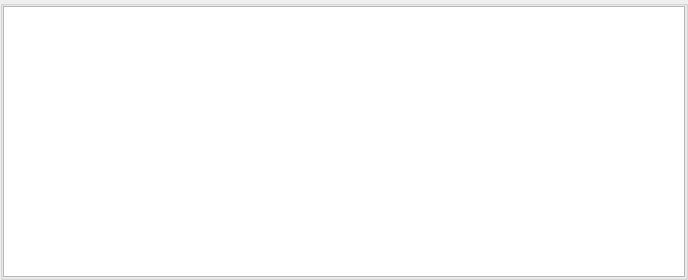
<?xml version="1.0" encoding="UTF-8"?>
<ui version="4.0">
 <class>GroupBox</class>
 <widget class="QGroupBox" name="GroupBox">
  <property name="geometry">
   <rect>
    <x>0</x>
    <y>0</y>
    <width>688</width>
    <height>280</height>
   </rect>
  </property>
  <property name="windowTitle">
   <string>GroupBox</string>
  </property>
  <layout class="QHBoxLayout" name="horizontalLayout">
   <property name="spacing">
    <number>0</number>
   </property>
   <property name="leftMargin">
    <number>0</number>
   </property>
   <property name="topMargin">
    <number>0</number>
   </property>
   <property name="rightMargin">
    <number>0</number>
   </property>
   <property name="bottomMargin">
    <number>0</number>
   </property>
   <item>
    <widget class="CellListView" name="listView">
     <property name="dragDropMode">
      <enum>QAbstractItemView::NoDragDrop</enum>
     </property>
     <property name="selectionMode">
      <enum>QAbstractItemView::ExtendedSelection</enum>
     </property>
     <property name="iconSize">
      <size>
       <width>250</width>
       <height>250</height>
      </size>
     </property>
     <property name="resizeMode">
      <enum>QListView::Adjust</enum>
     </property>
     <property name="viewMode">
      <enum>QListView::IconMode</enum>
     </property>
    </widget>
   </item>
  </layout>
 </widget>
 <customwidgets>
  <customwidget>
   <class>CellListView</class>
   <extends>QListView</extends>
   <header>celllistview.h</header>
  </customwidget>
 </customwidgets>
 <resources/>
 <connections/>
</ui>
